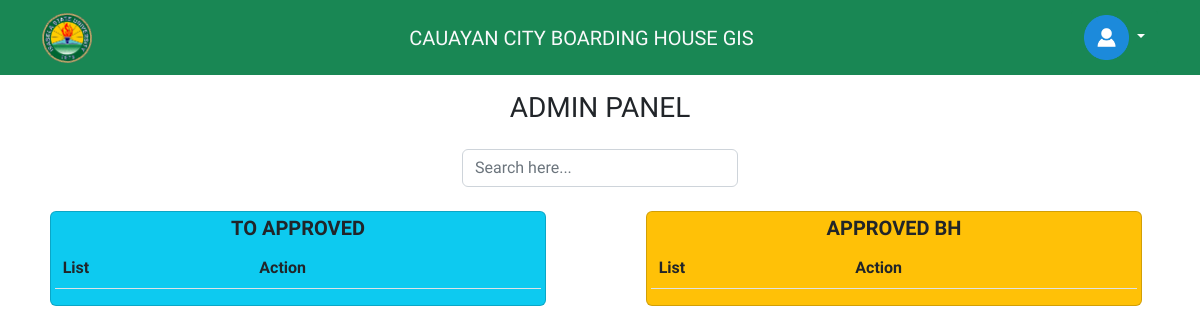
/admin-home (signed in), run on an earlier commit of the app's database.
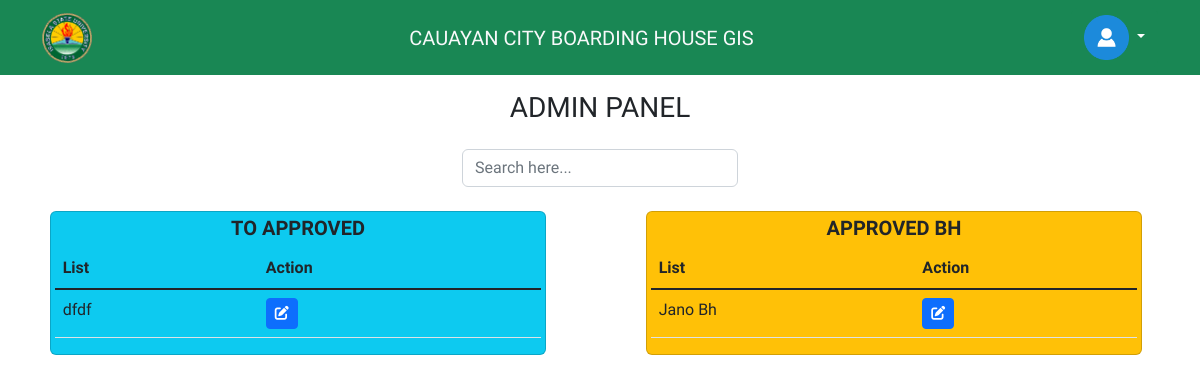
And on a later commit of the database.
### My_App/models.py (models this page shows, shortened)
class BoardingHouse(models.Model):
    owner = models.ForeignKey(User, on_delete=models.CASCADE)
    name = models.CharField(max_length=200)
    description = models.TextField(max_length=200)
    phone = models.IntegerField(verbose_name='Contact Number')
    location = models.CharField(max_length=200)
    latitude = models.FloatField(verbose_name="Latitude", max_length=50, null=True, blank=True)
    longitude = models.FloatField(verbose_name="Longitude", max_length=50, null=True, blank=True)
    picture1 = models.FileField(upload_to='bh-images/', blank=True, null=True)
    picture2 = models.FileField(upload_to='bh-images/', blank=True, null=True)
    picture3 = models.FileField(upload_to='bh-images/', blank=True, null=True)
    picture4 = models.FileField(upload_to='bh-images/', blank=True, null=True)
    picture5 = models.FileField(upload_to='bh-images/', blank=True, null=True)
    admin_approval = models.BooleanField(max_length=200, default=False)
    updated = models.DateTimeField(auto_now=True)
    created = models.DateTimeField(auto_now_add=True)
    class Meta:
        ordering = ['-updated', '-created']

### My_App/decorators.py (the view)
    def wrapper_func_admin(request, *args, **kwargs):
        group = None
        if request.user.groups.exists():
            group = request.user.groups.all()[0].name
        if group == 'user':
            return redirect('home')
        if group == 'admin':
            return view_func(request, *args, **kwargs)

### My_App/views.py (called while the page is built)
@login_required(login_url='login')
@admin_only
def adminPage(request):
    boarding_houses = BoardingHouse.objects.all()
    context = {
        'boarding_houses': boarding_houses,
    }
    return render(request, 'admin-page.html', context)

### My_App/templates/admin-page.html (shortened to what this page needs)
{% extends 'base.html' %}
{% block content %}
<h3 class="text-center my-3">ADMIN PANEL</h3>
<div class="w-25 mx-auto my-2">
    <input type="search" class="form-control" id="searchInput" placeholder="Search here...">
</div>
<div class="row g-2 justify-content-around mt-2">
    <div class="col-5 card bg-info">
        <h5 class="card-title text-center fw-bold mt-1">TO APPROVED</h5>
        <div class="table-responsive overflow-auto" style="max-height: 60vh">
            <table class="card-body table table-hover">
                <thead>
                <tr>
                    <th scope="col">List</th>
                    <th scope="col">Action</th>
                </tr>
                </thead>
                <tbody id="searchValue1" class="table-group-divider">
                {% for bh in boarding_houses %}
                {% if bh.admin_approval == False %}
                <tr>
                    <td>{{bh.name}}</td>
                    <td><a href="{% url 'admin-bh-detail' bh.id %}" class="btn btn-sm btn-primary"><i
                            class="fa-solid fa-pen-to-square"></i></a></td>
                </tr>
                {% endif %}
                {% endfor %}
                </tbody>
            </table>
        </div>
    </div>
    <div class="col-5 card bg-warning">
        <h5 class="card-title text-center fw-bold mt-1">APPROVED BH</h5>
        <div class="table-responsive overflow-auto" style="max-height: 60vh">
            <table class="card-body table table-hover">
                <thead>
                <tr>
                    <th scope="col">List</th>
                    <th scope="col">Action</th>
                </tr>
                </thead>
                <tbody id="searchValue2" class="table-group-divider">
                {% for bh in boarding_houses %}
                {% if bh.admin_approval == True %}
                <tr>
                    <td>{{bh.name}}</td>
                    <td><a href="{% url 'admin-bh-detail' bh.id %}" class="btn btn-sm btn-primary"><i
                            class="fa-solid fa-pen-to-square"></i></a></td>
                </tr>
                {% endif %}
                {% endfor %}
                </tbody>
            </table>
        </div>
    </div>
</div>
{% endblock %}

What changed in the data, as far as the page shows it:
added BoardingHouse: name "dfdf", shown under "TO APPROVED"
added BoardingHouse: name "Jano Bh", shown under "APPROVED BH"
